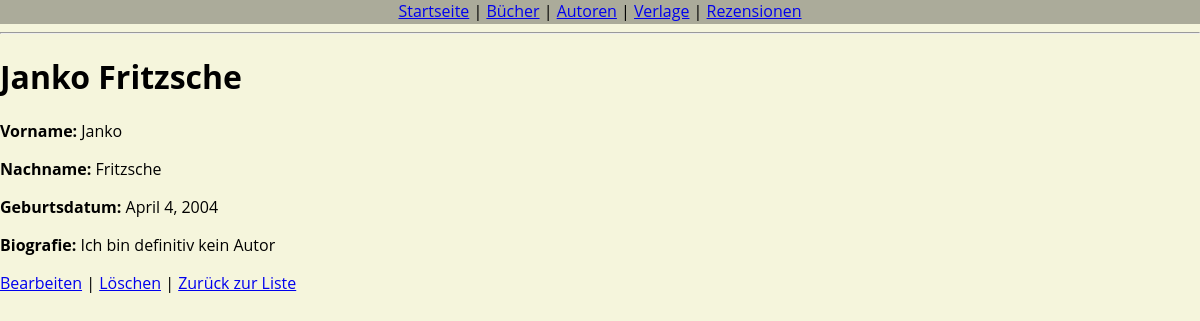
The app's page /authors/1/ with its own data.
### library/models.py (models this page shows, shortened)
class Author(models.Model):
    Vorname = models.CharField(max_length=100)
    Nachname = models.CharField(max_length=100)
    Geburtsdatum = models.DateField(null=True, blank=True)
    Biografie = models.TextField(blank=True)

### library/views.py (the view)
# urls.py: path("authors/<int:pk>/", views.AuthorDetailView.as_view(), name="author_detail"),
class AuthorDetailView(DetailView):
    model = Author
    template_name = "library/author/author_detail.html"
    context_object_name = "author"

### library/templates/library/author/author_detail.html
{% extends "library/base.html" %}
{% block content %}
  <h1>{{ object.Vorname }} {{ object.Nachname }}</h1>
  <p><strong>Vorname:</strong> {{ object.Vorname }}</p>
  <p><strong>Nachname:</strong> {{ object.Nachname }}</p>
  <p><strong>Geburtsdatum:</strong> {{ object.Geburtsdatum }}</p>
  <p><strong>Biografie:</strong> {{ object.Biografie }}</p>
  <p>
    <a href="{% url 'author_update' object.pk %}">Bearbeiten</a> |
    <a href="{% url 'author_delete' object.pk %}">Löschen</a> |
    <a href="{% url 'author_list' %}">Zurück zur Liste</a>
  </p>
{% endblock %}

### library/templates/library/base.html (style rules this page uses)
body { font-family: 'Open Sans', sans-serif; background-color: beige; margin: 0; }

### records on screen
Author: Vorname "Janko", Nachname "Fritzsche", Geburtsdatum "April 4, 2004", Biografie "Ich bin definitiv kein Autor"
